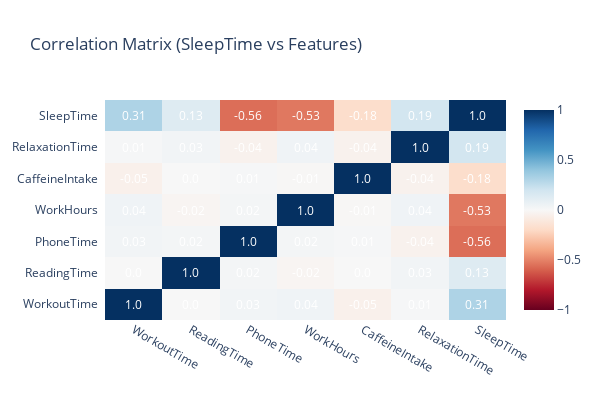

Notebook cell for this chart:
### Markdown cell above
Most input features are evenly distributed, reflecting the synthetic nature of the dataset. No major skewness or heavy tails are observed, which suggests no transformation is needed for modeling.

### Code cell
# Compute correlation matrix and plot heatmap
corr_matrix = df_filtered.corr().round(2)
cols = corr_matrix.columns.tolist()

# Here we transpose the matrix
fig = ff.create_annotated_heatmap(
    z=corr_matrix.values.T,    
    x=cols,                  
    y=cols,
    colorscale='RdBu',
    showscale=True,
    zmid=0
)

fig.update_layout(
    title="Correlation Matrix (SleepTime vs Features)",
    width=600,
    height=400,
    xaxis=dict(side='bottom')  
)

fig.show()

### Figure 1 — Plotly figure (JSON) as saved in the notebook; plotly's stock layout.template omitted (floating-point values rounded to 4 significant figures)
{"data": [{"colorscale": [[0, "rgb(103,0,31)"], [0.1, "rgb(178,24,43)"], [0.2, "rgb(214,96,77)"], [0.3, "rgb(244,165,130)"], [0.4, "rgb(253,219,199)"], [0.5, "rgb(247,247,247)"], [0.6, "rgb(209,229,240)"], [0.7, "rgb(146,197,222)"], [0.8, "rgb(67,147,195)"], [0.9, "rgb(33,102,172)"], [1, "rgb(5,48,97)"]], "reversescale": false, "showscale": true, "type": "heatmap", "x": ["WorkoutTime", "ReadingTime", "PhoneTime", "WorkHours", "CaffeineIntake", "RelaxationTime", "SleepTime"], "y": ["WorkoutTime", "ReadingTime", "PhoneTime", "WorkHours", "CaffeineIntake", "RelaxationTime", "SleepTime"], "z": [[1, 0, 0.03, 0.04, -0.05, 0.01, 0.31], [0, 1, 0.02, -0.02, 0, 0.03, 0.13], [0.03, 0.02, 1, 0.02, 0.01, -0.04, -0.56], [0.04, -0.02, 0.02, 1, -0.01, 0.04, -0.53], [-0.05, 0, 0.01, -0.01, 1, -0.04, -0.18], [0.01, 0.03, -0.04, 0.04, -0.04, 1, 0.19], [0.31, 0.13, -0.56, -0.53, -0.18, 0.19, 1]], "zmid": 0}], "layout": {"annotations": [{"font": {"color": "#FFFFFF"}, "showarrow": false, "text": "1.0", "x": "WorkoutTime", "xref": "x", "y": "WorkoutTime", "yref": "y"}, {"font": {"color": "#FFFFFF"}, "showarrow": false, "text": "0.0", "x": "ReadingTime", "xref": "x", "y": "WorkoutTime", "yref": "y"}, {"font": {"color": "#FFFFFF"}, "showarrow": false, "text": "0.03", "x": "PhoneTime", "xref": "x", "y": "WorkoutTime", "yref": "y"}, {"font": {"color": "#FFFFFF"}, "showarrow": false, "text": "0.04", "x": "WorkHours", "xref": "x", "y": "WorkoutTime", "yref": "y"}, {"font": {"color": "#FFFFFF"}, "showarrow": false, "text": "-0.05", "x": "CaffeineIntake", "xref": "x", "y": "WorkoutTime", "yref": "y"}, {"font": {"color": "#FFFFFF"}, "showarrow": false, "text": "0.01", "x": "RelaxationTime", "xref": "x", "y": "WorkoutTime", "yref": "y"}, {"font": {"color": "#FFFFFF"}, "showarrow": false, "text": "0.31", "x": "SleepTime", "xref": "x", "y": "WorkoutTime", "yref": "y"}, {"font": {"color": "#FFFFFF"}, "showarrow": false, "text": "0.0", "x": "WorkoutTime", "xref": "x", "y": "ReadingTime", "yref": "y"}, {"font": {"color": "#FFFFFF"}, "showarrow": false, "text": "1.0", "x": "ReadingTime", "xref": "x", "y": "ReadingTime", "yref": "y"}, {"font": {"color": "#FFFFFF"}, "showarrow": false, "text": "0.02", "x": "PhoneTime", "xref": "x", "y": "ReadingTime", "yref": "y"}, {"font": {"color": "#FFFFFF"}, "showarrow": false, "text": "-0.02", "x": "WorkHours", "xref": "x", "y": "ReadingTime", "yref": "y"}, {"font": {"color": "#FFFFFF"}, "showarrow": false, "text": "0.0", "x": "CaffeineIntake", "xref": "x", "y": "ReadingTime", "yref": "y"}, {"font": {"color": "#FFFFFF"}, "showarrow": false, "text": "0.03", "x": "RelaxationTime", "xref": "x", "y": "ReadingTime", "yref": "y"}, {"font": {"color": "#FFFFFF"}, "showarrow": false, "text": "0.13", "x": "SleepTime", "xref": "x", "y": "ReadingTime", "yref": "y"}, {"font": {"color": "#FFFFFF"}, "showarrow": false, "text": "0.03", "x": "WorkoutTime", "xref": "x", "y": "PhoneTime", "yref": "y"}, {"font": {"color": "#FFFFFF"}, "showarrow": false, "text": "0.02", "x": "ReadingTime", "xref": "x", "y": "PhoneTime", "yref": "y"}, {"font": {"color": "#FFFFFF"}, "showarrow": false, "text": "1.0", "x": "PhoneTime", "xref": "x", "y": "PhoneTime", "yref": "y"}, {"font": {"color": "#FFFFFF"}, "showarrow": false, "text": "0.02", "x": "WorkHours", "xref": "x", "y": "PhoneTime", "yref": "y"}, {"font": {"color": "#FFFFFF"}, "showarrow": false, "text": "0.01", "x": "CaffeineIntake", "xref": "x", "y": "PhoneTime", "yref": "y"}, {"font": {"color": "#FFFFFF"}, "showarrow": false, "text": "-0.04", "x": "RelaxationTime", "xref": "x", "y": "PhoneTime", "yref": "y"}, {"font": {"color": "#FFFFFF"}, "showarrow": false, "text": "-0.56", "x": "SleepTime", "xref": "x", "y": "PhoneTime", "yref": "y"}, {"font": {"color": "#FFFFFF"}, "showarrow": false, "text": "0.04", "x": "WorkoutTime", "xref": "x", "y": "WorkHours", "yref": "y"}, {"font": {"color": "#FFFFFF"}, "showarrow": false, "text": "-0.02", "x": "ReadingTime", "xref": "x", "y": "WorkHours", "yref": "y"}, {"font": {"color": "#FFFFFF"}, "showarrow": false, "text": "0.02", "x": "PhoneTime", "xref": "x", "y": "WorkHours", "yref": "y"}, {"font": {"color": "#FFFFFF"}, "showarrow": false, "text": "1.0", "x": "WorkHours", "xref": "x", "y": "WorkHours", "yref": "y"}, {"font": {"color": "#FFFFFF"}, "showarrow": false, "text": "-0.01", "x": "CaffeineIntake", "xref": "x", "y": "WorkHours", "yref": "y"}, {"font": {"color": "#FFFFFF"}, "showarrow": false, "text": "0.04", "x": "RelaxationTime", "xref": "x", "y": "WorkHours", "yref": "y"}, {"font": {"color": "#FFFFFF"}, "showarrow": false, "text": "-0.53", "x": "SleepTime", "xref": "x", "y": "WorkHours", "yref": "y"}, {"font": {"color": "#FFFFFF"}, "showarrow": false, "text": "-0.05", "x": "WorkoutTime", "xref": "x", "y": "CaffeineIntake", "yref": "y"}, {"font": {"color": "#FFFFFF"}, "showarrow": false, "text": "0.0", "x": "ReadingTime", "xref": "x", "y": "CaffeineIntake", "yref": "y"}, {"font": {"color": "#FFFFFF"}, "showarrow": false, "text": "0.01", "x": "PhoneTime", "xref": "x", "y": "CaffeineIntake", "yref": "y"}, {"font": {"color": "#FFFFFF"}, "showarrow": false, "text": "-0.01", "x": "WorkHours", "xref": "x", "y": "CaffeineIntake", "yref": "y"}, {"font": {"color": "#FFFFFF"}, "showarrow": false, "text": "1.0", "x": "CaffeineIntake", "xref": "x", "y": "CaffeineIntake", "yref": "y"}, {"font": {"color": "#FFFFFF"}, "showarrow": false, "text": "-0.04", "x": "RelaxationTime", "xref": "x", "y": "CaffeineIntake", "yref": "y"}, {"font": {"color": "#FFFFFF"}, "showarrow": false, "text": "-0.18", "x": "SleepTime", "xref": "x", "y": "CaffeineIntake", "yref": "y"}, {"font": {"color": "#FFFFFF"}, "showarrow": false, "text": "0.01", "x": "WorkoutTime", "xref": "x", "y": "RelaxationTime", "yref": "y"}, {"font": {"color": "#FFFFFF"}, "showarrow": false, "text": "0.03", "x": "ReadingTime", "xref": "x", "y": "RelaxationTime", "yref": "y"}, {"font": {"color": "#FFFFFF"}, "showarrow": false, "text": "-0.04", "x": "PhoneTime", "xref": "x", "y": "RelaxationTime", "yref": "y"}, {"font": {"color": "#FFFFFF"}, "showarrow": false, "text": "0.04", "x": "WorkHours", "xref": "x", "y": "RelaxationTime", "yref": "y"}, {"font": {"color": "#FFFFFF"}, "showarrow": false, "text": "-0.04", "x": "CaffeineIntake", "xref": "x", "y": "RelaxationTime", "yref": "y"}, {"font": {"color": "#FFFFFF"}, "showarrow": false, "text": "1.0", "x": "RelaxationTime", "xref": "x", "y": "RelaxationTime", "yref": "y"}, {"font": {"color": "#FFFFFF"}, "showarrow": false, "text": "0.19", "x": "SleepTime", "xref": "x", "y": "RelaxationTime", "yref": "y"}, {"font": {"color": "#FFFFFF"}, "showarrow": false, "text": "0.31", "x": "WorkoutTime", "xref": "x", "y": "SleepTime", "yref": "y"}, {"font": {"color": "#FFFFFF"}, "showarrow": false, "text": "0.13", "x": "ReadingTime", "xref": "x", "y": "SleepTime", "yref": "y"}, {"font": {"color": "#FFFFFF"}, "showarrow": false, "text": "-0.56", "x": "PhoneTime", "xref": "x", "y": "SleepTime", "yref": "y"}, {"font": {"color": "#FFFFFF"}, "showarrow": false, "text": "-0.53", "x": "WorkHours", "xref": "x", "y": "SleepTime", "yref": "y"}, {"font": {"color": "#FFFFFF"}, "showarrow": false, "text": "-0.18", "x": "CaffeineIntake", "xref": "x", "y": "SleepTime", "yref": "y"}, {"font": {"color": "#FFFFFF"}, "showarrow": false, "text": "0.19", "x": "RelaxationTime", "xref": "x", "y": "SleepTime", "yref": "y"}, {"font": {"color": "#FFFFFF"}, "showarrow": false, "text": "1.0", "x": "SleepTime", "xref": "x", "y": "SleepTime", "yref": "y"}], "height": 400, "title": {"text": "Correlation Matrix (SleepTime vs Features)"}, "width": 600, "xaxis": {"dtick": 1, "gridcolor": "rgb(0, 0, 0)", "side": "bottom", "ticks": ""}, "yaxis": {"dtick": 1, "ticks": "", "ticksuffix": "  "}}}
